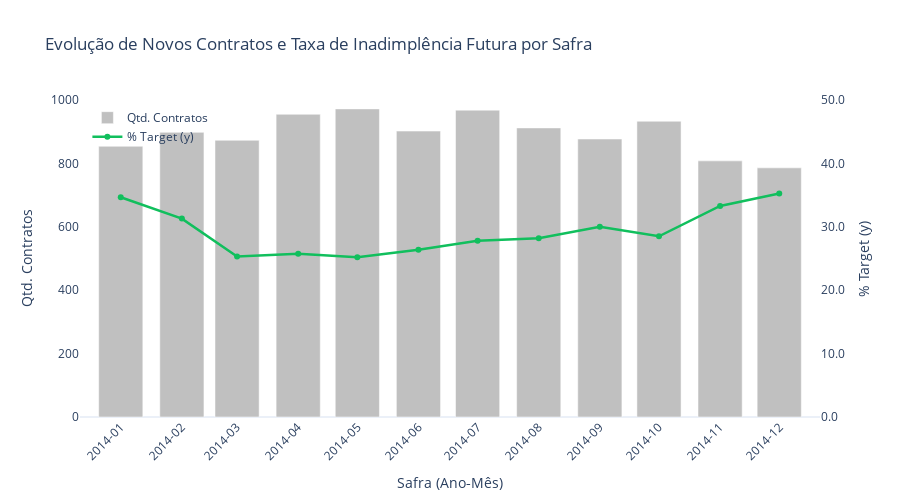

The code cell stored with this chart in its notebook:
### Markdown cell above
### Volumetria de Contratos e Taxa de Inadimplência por Safra de Originação

### Code cell
def plot_safra_e_target(
    df,
    id_col='id',
    safra_col='safra',
    target_col='y',
    y1_range=None,
    y2_range=None
):
    df = df.copy()

    # 1) Conversão e ordenação
    df[safra_col] = pd.to_datetime(df[safra_col].astype(str), format='%Y%m')
    df = df.sort_values(by=safra_col)
    df['safra_str'] = df[safra_col].dt.strftime('%Y-%m')

    # 2) Agregação
    resumo = (
        df.groupby('safra_str', sort=False)
          .agg(qtd_contratos=(id_col, 'count'),
               pct_inadimplencia=(target_col, 'mean'))
          .reset_index()
    )
    resumo['pct_inadimplencia'] *= 100

    # 3) Hovertemplates sem repetições
    hover_bar = '<b>Qtd. Contratos:</b> %{y:,}<extra></extra>'
    hover_line = '<b>% Target (y):</b> %{y:.2f}%<extra></extra>'

    # 4) Gráfico
    fig = go.Figure()

    # Barras – quantidade de contratos
    fig.add_trace(go.Bar(
        x=resumo['safra_str'],
        y=resumo['qtd_contratos'],
        name='Qtd. Contratos',
        marker_color='silver',
        yaxis='y1',
        hovertemplate=hover_bar
    ))

    # Linha – % target
    fig.add_trace(go.Scatter(
        x=resumo['safra_str'],
        y=resumo['pct_inadimplencia'],
        name='% Target (y)',
        mode='lines+markers',
        line=dict(color='#11BF5D', width=2.5),
        marker=dict(color='#11BF5D', size=6),
        yaxis='y2',
        hovertemplate=hover_line
    ))

    # 5) Layout
    fig.update_layout(
        title='Evolução de Novos Contratos e Taxa de Inadimplência Futura por Safra',
        template='plotly_white',
        height=500,
        hovermode='x unified',
        legend=dict(x=0.01, y=0.99, bgcolor='rgba(0,0,0,0)'),

        xaxis=dict(
            title='Safra (Ano‑Mês)',
            tickmode='array',
            tickvals=resumo['safra_str'],
            ticktext=resumo['safra_str'],
            tickangle=-45
        ),
        yaxis=dict(
            title='Qtd. Contratos',
            side='left',
            showgrid=False,
            range=y1_range
        ),
        yaxis2=dict(
            title='% Target (y)',
            side='right',
            overlaying='y',
            showgrid=False,
            tickformat=".1f",
            range=y2_range
        )
    )

    fig.show()

plot_safra_e_target(
    raw_data,
    y1_range=[0, 1000],
    y2_range=[0, 50]
)

### Figure 1 — Plotly figure (JSON) as saved in the notebook; plotly's stock layout.template omitted (floating-point values rounded to 4 significant figures)
{"data": [{"hovertemplate": "<b>Qtd. Contratos:</b> %{y:,}<extra></extra>", "marker": {"color": "silver"}, "name": "Qtd. Contratos", "type": "bar", "x": ["2014-01", "2014-02", "2014-03", "2014-04", "2014-05", "2014-06", "2014-07", "2014-08", "2014-09", "2014-10", "2014-11", "2014-12"], "y": [854, 898, 873, 955, 972, 902, 968, 912, 877, 933, 808, 786], "yaxis": "y"}, {"hovertemplate": "<b>% Target (y):</b> %{y:.2f}%<extra></extra>", "line": {"color": "#11BF5D", "width": 2.5}, "marker": {"color": "#11BF5D", "size": 6}, "mode": "lines+markers", "name": "% Target (y)", "type": "scatter", "x": ["2014-01", "2014-02", "2014-03", "2014-04", "2014-05", "2014-06", "2014-07", "2014-08", "2014-09", "2014-10", "2014-11", "2014-12"], "y": [34.66, 31.29, 25.32, 25.76, 25.21, 26.39, 27.79, 28.18, 29.99, 28.51, 33.29, 35.24], "yaxis": "y2"}], "layout": {"height": 500, "hovermode": "x unified", "legend": {"bgcolor": "rgba(0,0,0,0)", "x": 0.01, "y": 0.99}, "title": {"text": "Evolução de Novos Contratos e Taxa de Inadimplência Futura por Safra"}, "xaxis": {"tickangle": -45, "tickmode": "array", "ticktext": ["2014-01", "2014-02", "2014-03", "2014-04", "2014-05", "2014-06", "2014-07", "2014-08", "2014-09", "2014-10", "2014-11", "2014-12"], "tickvals": ["2014-01", "2014-02", "2014-03", "2014-04", "2014-05", "2014-06", "2014-07", "2014-08", "2014-09", "2014-10", "2014-11", "2014-12"], "title": {"text": "Safra (Ano‑Mês)"}}, "yaxis": {"range": [0, 1000], "showgrid": false, "side": "left", "title": {"text": "Qtd. Contratos"}}, "yaxis2": {"overlaying": "y", "range": [0, 50], "showgrid": false, "side": "right", "tickformat": ".1f", "title": {"text": "% Target (y)"}}}}
